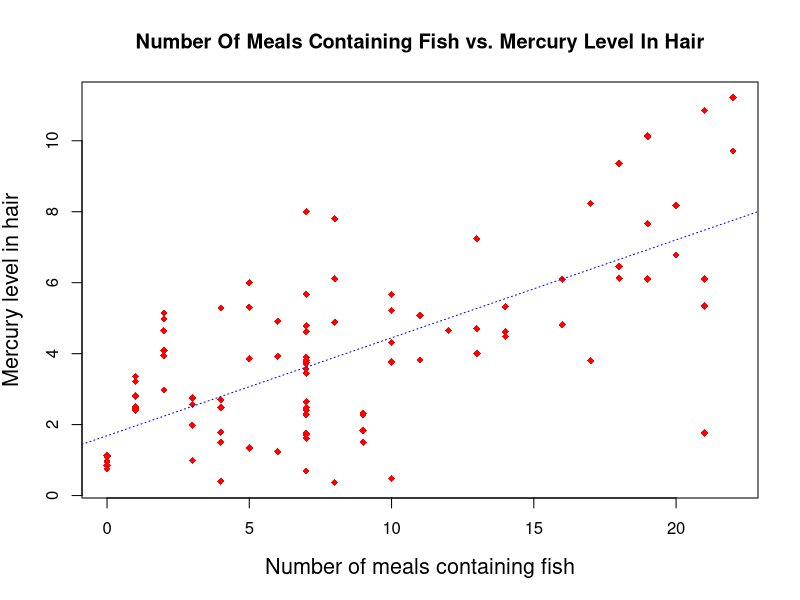

Write the R code that produced this figure.
#setwd("~/Desktop/cs_spring18/cs555/R_wd")
raw_data<-read.csv("datasets/cs555_a3.csv", header = TRUE)
#get corresponding data, get rid of NA value
mealsWithFish<-raw_data[[1]]
mealsWithFish<-mealsWithFish[!is.na(mealsWithFish)]
mercuryInMg<-raw_data[[2]]
mercuryInMg<-mercuryInMg[!is.na(mercuryInMg)]
#create a scatter plot.
attach(raw_data)
min_x = min(mealsWithFish) 
max_x = max(mealsWithFish) 
min_y = min(mercuryInMg) 
max_y = max(mercuryInMg) 
plot(mealsWithFish, mercuryInMg,
     main="Number Of Meals Containing Fish vs. Mercury Level In Hair", 
     xlab="Number of meals containing fish", ylab="Mercury level in hair",
     xlim=c(min_x,max_x), ylim=c(min_y,max_y),
     pch=18, col="red", cex.lab=1.3)

#calculate correlation coefficient
r <- cor(mealsWithFish,mercuryInMg)
#calculate slope and intercept
sd_y <- sd(mercuryInMg)
sd_x <- sd(mealsWithFish)
yBar <- mean(mercuryInMg)
xBar <- mean(mealsWithFish)
beta_1 <- r*(sd_y/sd_x)
beta_0 <- yBar - beta_1 * xBar
m <- lm(mercuryInMg~mealsWithFish)
abline(m, lty=3, col="blue")
#F-statistic test
qf(0.9,df1=1,df2=98)
anova(m)
confint(m,level=0.9)
